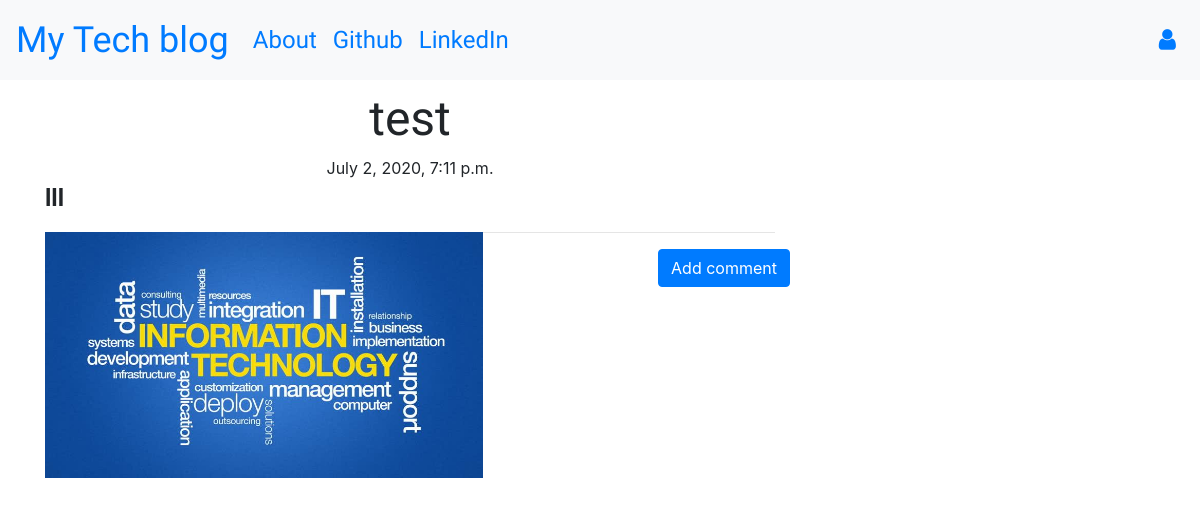
Page /post/13 on the committed database.
### blog/models.py (models this page shows, shortened)
class Post(models.Model):
    author = models.ForeignKey('auth.User',on_delete=models.CASCADE)
    title = models.CharField(max_length=256)
    text = models.TextField()
    create_date = models.DateTimeField(default=timezone.now)
    published_date = models.DateTimeField(blank=True, null=True)
    hotel_Main_Img = models.ImageField(upload_to='images/',blank=True)

### blog/views.py (the view)
# urls.py: path('post/<int:pk>',views.PostDetailView.as_view(),name='post_detail'),
class PostDetailView(DetailView):
    model = Post

### blog/templates/blog/post_detail.html (shortened to what this page needs)
{% extends 'blog/base.html' %}
{% block content %}
        <h1 class='posttitle loader'>{{ post.title }}</h1>
        {% if post.published_date %}
            <div class="date postdate">
                {{ post.published_date }}
            </div>
        {% else %}
            <a class="btn btn-outline-dark" href="{% url 'post_publish' pk=post.pk %}">Publish</a>
        {% endif %}
        <strong class='postcontent' >{{ post.text|safe|linebreaksbr }}</strong>
        {% if post.hotel_Main_Img %}
        <p class='postcontent'><img src="{{ post.hotel_Main_Img.url }}" class="img-responsive" style="width: 60%; float: left; margin-right: 10px;" /></p>
        {% else %}
        <p>No image found</p>
        {% endif %}
  <a class="btn btn-primary btn-comment" href="{% url 'add_comment_to_post' pk=post.pk %}">Add comment</a>
  <div class="container">
  {% for comment in post.comments.all %}
  <br>
  {% empty %}
      <p>No comments posted.</p>
  {% endfor %}
</div>
{% endblock %}

### blog/static/css/blog.css (style rules this page uses)
.loader { filter:hue-rotate(0deg); color:linear-gradient(45deg,#0f8,#08f); animation:hue 10000ms infinite linear; }
.postdate { text-align: center; }
.posttitle { font-family: 'Faster One',sans-serif; font-size: 3em; text-align: center; }
.postcontent { font-family: 'Montez'; font-size: 1.5em; }
.btn-comment { position: absolute; right: 0px; }

### rows in the picture
Post: title "test", published_date "July 2, 2020, 7:11 p.m.", text "lll", hotel_Main_Img (picture)
